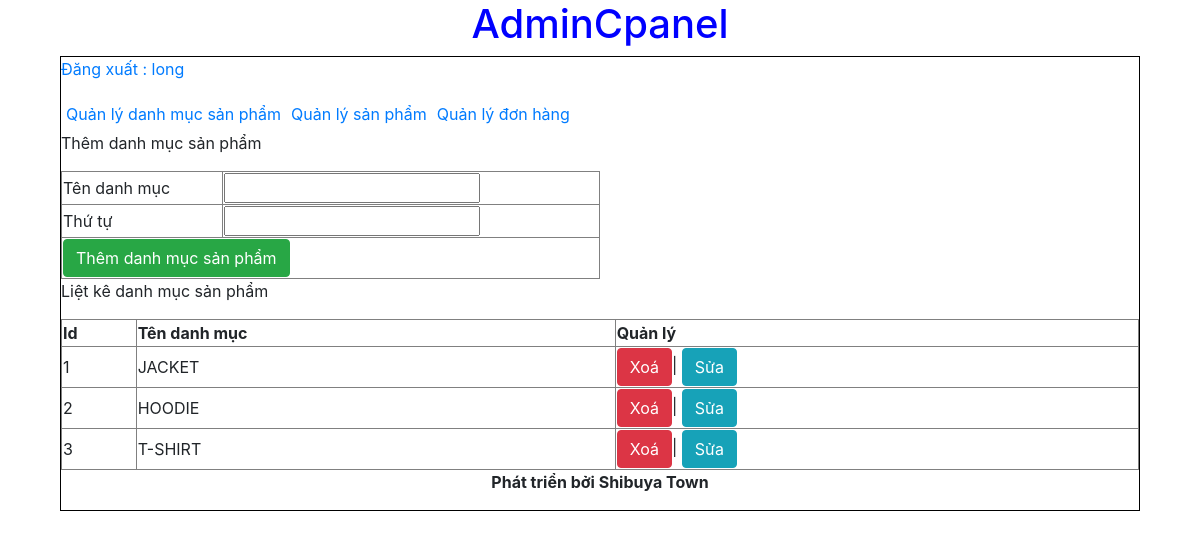
The app's page /admincp/index.php?action=quanlydanhmucsanpham&query=them (signed in) with its own data.
### tables this page shows
CREATE TABLE `tbl_danhmuc` (
  `id_danhmuc` int(11) NOT NULL,
  `tendanhmuc` varchar(100) NOT NULL,
  `thutu` int(11) NOT NULL
);

### admincp/modules/quanlydanhmucsp/lietke.php (the view)
<?php
	$sql_lietke_danhmucsp = "SELECT * FROM tbl_danhmuc ORDER BY thutu DESC";
	$query_lietke_danhmucsp = mysqli_query($mysqli,$sql_lietke_danhmucsp);
?>
<p>Liệt kê danh mục sản phẩm</p>
<table style="width:100%" border="1" style="border-collapse: collapse;">
  <tr>
  	<th>Id</th>
    <th>Tên danh mục</th>
  	<th>Quản lý</th>
  </tr>
  <?php
  $i = 0;
  while($row = mysqli_fetch_array($query_lietke_danhmucsp)){
  	$i++;
  ?>
  <tr>
  	<td><?php echo $i ?></td>
    <td><?php echo $row['tendanhmuc'] ?></td>
   	<td>
   		<a  class="btn btn-danger" role="button" href="modules/quanlydanhmucsp/xuly.php?iddanhmuc=<?php echo $row['id_danhmuc'] ?>">Xoá</a>| <a class="btn btn-info" role="button"href="?action=quanlydanhmucsanpham&query=sua&iddanhmuc=<?php echo $row['id_danhmuc'] ?>">Sửa</a>
   	</td>
  </tr>
  <?php
  }
  ?>
</table>

### records on screen
tbl_danhmuc: tendanhmuc "JACKET"
tbl_danhmuc: tendanhmuc "HOODIE"
tbl_danhmuc: tendanhmuc "T-SHIRT"

### other values on screen
$_SESSION['login'] "long"
